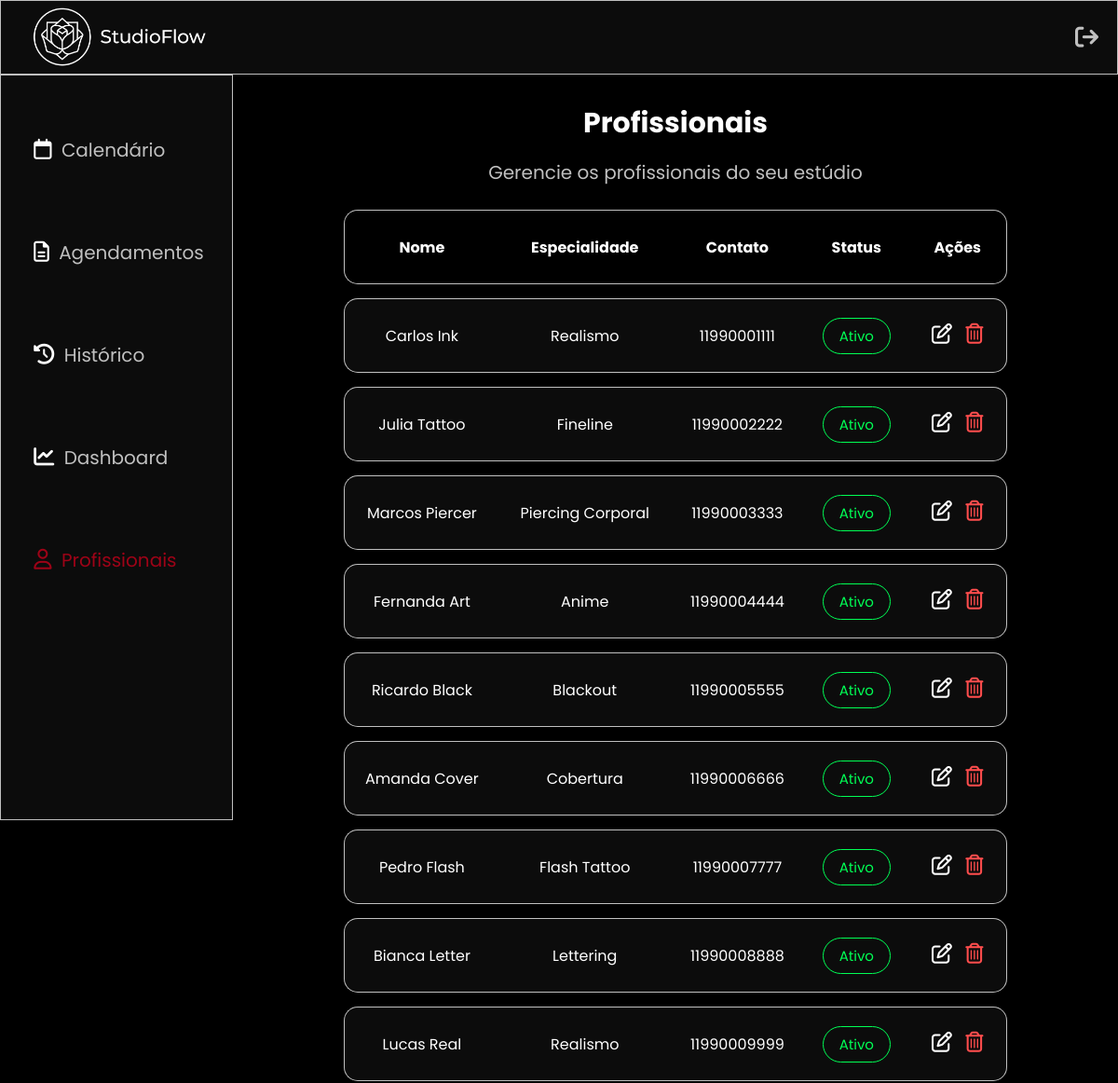
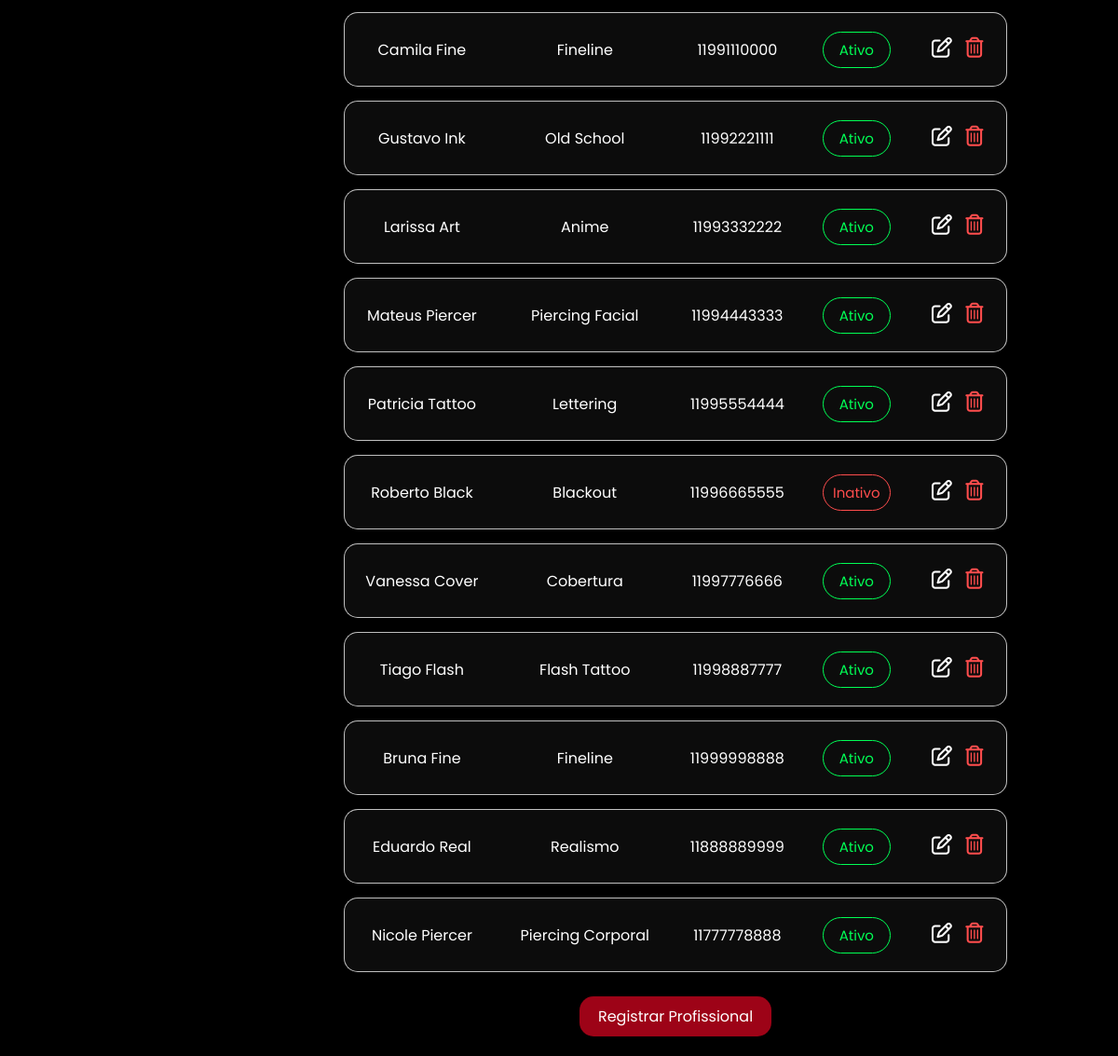
Page /frontend/admin/profissionais.php on the committed database (2 pictures, top to bottom).
### tables this page shows
CREATE TABLE profissional (
    id_profissional INT AUTO_INCREMENT PRIMARY KEY,
    nome VARCHAR(100) NOT NULL,
    contato_prof VARCHAR(11) NOT NULL,
    email VARCHAR(100) NOT NULL UNIQUE,
    senha VARCHAR(255) NOT NULL,
    especialidade VARCHAR(255) NOT NULL,
    status_profissional ENUM('ativo', 'inativo') DEFAULT 'ativo'
);

### frontend/admin/profissionais.php (the view, shortened to what this page needs)
<?php require_once '../../backend/conexao.php';
$sql = "SELECT profissional.id_profissional, profissional.nome, profissional.contato_prof, profissional.especialidade, profissional.status_profissional FROM profissional";
$stmt = $pdo->prepare($sql);
$stmt->execute();
?>
<!DOCTYPE html>
<html lang="en">
<head>
    <link rel="stylesheet" href="../../assets/css/admin.css">
    <link rel="stylesheet" href="https://cdnjs.cloudflare.com/ajax/libs/font-awesome/6.5.0/css/all.min.css">
</head>
<body>
    <header>
        <nav class="topbar">
            <a href="../index.php"><img src="../../assets/img/logo/logo-white.png" alt="StudioFlow" class="logo"></a>
            <a href="../login.php" class="logout"><i class="fa-solid fa-arrow-right-from-bracket"></i></a>
        </nav>
    </header>
    <aside>
        <nav class="sidebar">
            <div class="nav-links">
                <a href="calendario.php"><i class="fa-regular fa-calendar icon"></i> Calendário</a>
                <a href="agendamentos.php"><i class="fa-regular fa-file-lines icon"></i> Agendamentos</a>
                <a href="historico.php"><i class="fa-solid fa-clock-rotate-left icon"></i> Histórico</a>
                <a href="dashboard.php"><i class="fa-solid fa-chart-line icon"></i> Dashboard</a>
                <a href="profissionais.php" style="color: var(--red);"><i class="fa-regular fa-user icon" style="color: var(--red);"></i> Profissionais</a>
            </div>
        </nav>
    </aside>
    <main>
        <h2>Profissionais</h2>
        <p>Gerencie os profissionais do seu estúdio</p>
        <table>
            <thead>
                <tr>
                    <th>Nome</th>
                    <th>Especialidade</th>
                    <th>Contato</th>
                    <th>Status</th>
                    <th>Ações</th>
                </tr>
            </thead>
            <tbody>
          <?php while($row = $stmt->fetch()) { ?>
            <tr>
              <td><?php echo htmlspecialchars($row['nome']); ?></td>
              <td><?php echo ucwords(str_replace('_', ' ', htmlspecialchars($row['especialidade']))); ?></td>
              <td><?php echo htmlspecialchars($row['contato_prof']); ?></td>
              <td>
              <select name="status" class="status <?php echo $row['status_profissional']; ?>" data-id="<?php echo $row['id_profissional']; ?>">
              <option value="ativo" <?php if($row['status_profissional'] == 'ativo') echo 'selected'; ?> class="ativo">Ativo</option>
              <option value="inativo" <?php if($row['status_profissional'] == 'inativo') echo 'selected'; ?> class="inativo">Inativo</option>
            </select>
            </td>
            <td>
            <a href="editar-profissional.php?id=<?php echo $row['id_profissional']; ?>"><i class="fa-regular fa-pen-to-square icon"></i></a>
            <a href="../../backend/atualizar-status.php?excluir_profissional=<?php echo $row['id_profissional']; ?>" onclick="return confirm('Deseja realmente excluir este profissional?')">
            <i class="fa-regular fa-trash-can icon" style="color: var(--cancel);"></i></a>
            </td>
            </tr>
            <?php } ?>
          </tbody>
        </table>
        <a href="../cadastro.php" class="btn">Registrar Profissional</a>
</main>
</body>
</html>

### assets/css/admin.css (style rules this page uses)
body { background-color: var(--bg) ; color: var(--white); }
.topbar { background-color: var(--dark); width: 100%; height: 80px; top: 0; position: fixed; padding: 0 20px ; display: flex; justify-content: space-between; align-items: center; border: 1px solid var(--light); z-index: 9999; }
.topbar a { display: flex; align-items: center; text-decoration: none; }
.logo { height: 80px; width: auto; }
.logout { color: var(--light); font-size: 25px; }
.sidebar { background-color: var(--dark); border: 1px solid var(--light); width: 250px; height: 100vh; position: fixed; top: 80px; left: 0; padding-top: 50px; justify-items: center; }
.nav-links a { display: block; color: var(--light); text-decoration: none; padding: 15px 20px; font-size: 20px; margin-bottom: 50px; }
main { margin-top: 80px; margin-left: 250px; padding: 30px; justify-items: center; text-align: center; }
h2 { color: var(--white); font-size: 30px; margin-bottom: 15px; }
p { color: var(--light); font-size: 20px; margin-bottom: 10px; }
.icon { font-size: 22px; color: var(--white); margin: 0 5px; }
table { width: 80%; border-collapse: separate; border-spacing: 0 15px; margin-bottom: 20px; }
thead th { padding: 15px; height: 80px; color: var(--white); border-top: 1px solid var(--light); border-bottom: 1px solid var(--light); }
thead th:first-child { border-left: 1px solid var(--light); border-radius: 15px 0 0 15px; }
thead th:last-child { border-right: 1px solid var(--light); border-radius: 0 15px 15px 0; }
tbody tr { height: 80px; background-color: var(--dark); }
td { height: 80px; padding: 15px; border-top: 1px solid var(--light); border-bottom: 1px solid var(--light); }
td:first-child { border-left: 1px solid var(--light); border-radius: 15px 0 0 15px; }
td:last-child { border-right: 1px solid var(--light); border-radius: 0 15px 15px 0; }
.status option { background-color: var(--gray) !important; }
.status { background-color: transparent; border: 1px solid var(--light); border-radius: 20px; padding: 8px 10px; font-size: 15px; color: var(--light); cursor: pointer; text-align: center; -webkit-appearance: none; }
.status.confirmado { color: var(--green); border-color: var(--green) !important; }
.status.cancelado { color: var(--cancel); border-color: var(--cancel) !important; }
.btn { background-color: var(--red); color: var(--white); border-radius: 15px; border: black; padding: 10px 20px; cursor: pointer; text-decoration: none; }

### assets/css/global.css (style rules this page uses)
* { margin: 0; padding: 0; box-sizing: border-box; font-family: 'Poppins', sans-serif; }
:root { --bg: #000; --dark: #0c0c0c; --red: #9d0317; --gray: #2a2a2a; --light: #c0c0c0; --white: #fff; --cancel: #ff4d4d; --blue: #006eff; --green: #00ff55; --yellow: #ffff00; }

### rows in the picture
profissional: nome "Carlos Ink", especialidade "Realismo", contato_prof "11990001111", status "Ativo"
profissional: nome "Julia Tattoo", especialidade "Fineline", contato_prof "11990002222", status "Ativo"
profissional: nome "Marcos Piercer", especialidade "Piercing Corporal", contato_prof "11990003333", status "Ativo"
profissional: nome "Fernanda Art", especialidade "Anime", contato_prof "11990004444", status "Ativo"
profissional: nome "Ricardo Black", especialidade "Blackout", contato_prof "11990005555", status "Ativo"
profissional: nome "Amanda Cover", especialidade "Cobertura", contato_prof "11990006666", status "Ativo"
profissional: nome "Pedro Flash", especialidade "Flash Tattoo", contato_prof "11990007777", status "Ativo"
profissional: nome "Bianca Letter", especialidade "Lettering", contato_prof "11990008888", status "Ativo"
profissional: nome "Lucas Real", especialidade "Realismo", contato_prof "11990009999", status "Ativo"
profissional: nome "Camila Fine", especialidade "Fineline", contato_prof "11991110000", status "Ativo"
profissional: nome "Gustavo Ink", especialidade "Old School", contato_prof "11992221111", status "Ativo"
profissional: nome "Larissa Art", especialidade "Anime", contato_prof "11993332222", status "Ativo"
profissional: nome "Mateus Piercer", especialidade "Piercing Facial", contato_prof "11994443333", status "Ativo"
profissional: nome "Patricia Tattoo", especialidade "Lettering", contato_prof "11995554444", status "Ativo"
profissional: nome "Roberto Black", especialidade "Blackout", contato_prof "11996665555", status "Inativo"
profissional: nome "Vanessa Cover", especialidade "Cobertura", contato_prof "11997776666", status "Ativo"
profissional: nome "Tiago Flash", especialidade "Flash Tattoo", contato_prof "11998887777", status "Ativo"
profissional: nome "Bruna Fine", especialidade "Fineline", contato_prof "11999998888", status "Ativo"
profissional: nome "Eduardo Real", especialidade "Realismo", contato_prof "11888889999", status "Ativo"
profissional: nome "Nicole Piercer", especialidade "Piercing Corporal", contato_prof "11777778888", status "Ativo"
